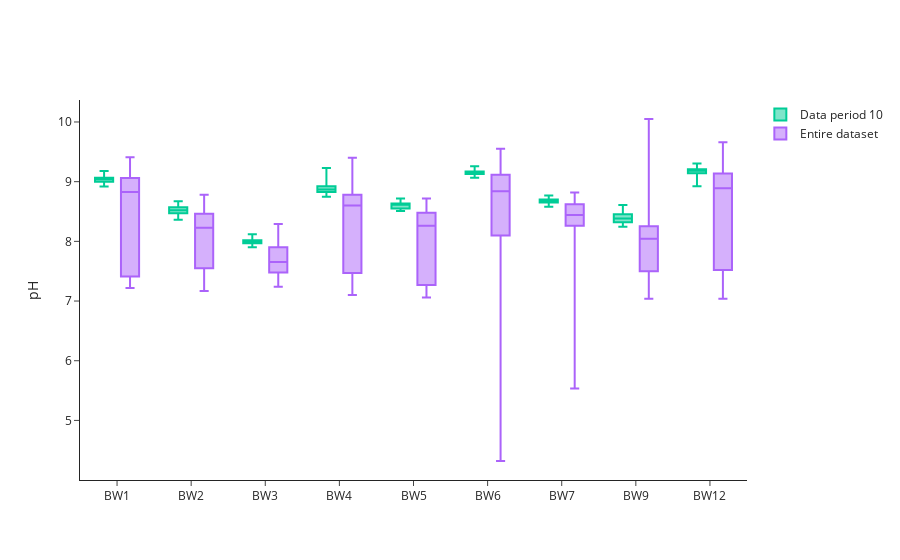

This figure's notebook cell:
### Markdown cell above
pH comparison between data period and entire dataset (2021-2024).

### Code cell
ph_df = wq_df[(wq_df['data_type'] == 'ph')].dropna(subset=['mean'])
ph_df.loc[(ph_df['mean'] < 4) | (ph_df['mean'] > 11), 'mean'] = np.nan
ph_period_stats = ph_df.groupby('bwfl_id')['mean'].describe(percentiles=[.01, .10, .25, .50, .75, .90, .99])
ph_dataset_stats = get_sensor_stats('ph', ph_df['bwfl_id'].unique())

fig = go.Figure()

for i, bwfl_id in enumerate(ph_period_stats.index):
    stats = ph_period_stats.loc[bwfl_id]

    if stats['count'] != 0:
        fig.add_trace(go.Box(
            x=[bwfl_id],
            lowerfence=[stats['min']],
            q1=[stats['25%']],
            median=[stats['50%']],
            q3=[stats['75%']],
            upperfence=[stats['max']],
            name=f'Data period {str(data_period).zfill(2)}',
            marker_color=default_colors[2],
            boxpoints=False,
            offsetgroup='temp_period_stats',
            showlegend=(i == 0)
        ))

for i, bwfl_id in enumerate(ph_dataset_stats.index):
    stats = ph_dataset_stats.loc[bwfl_id]

    if stats['count'] != 0:
        fig.add_trace(go.Box(
            x=[bwfl_id],
            lowerfence=[stats['min']],
            q1=[stats['25%']],
            median=[stats['50%']],
            q3=[stats['75%']],
            upperfence=[stats['max']],
            name='Entire dataset',
            marker_color=default_colors[3],
            boxpoints=False,
            offsetgroup='temp_dataset_stats',
            showlegend=(i == 0)
        ))

fig.update_layout(
    yaxis_title='pH',
    xaxis_title='',
    xaxis=dict(
        tickmode='array',
        tickvals=sorted(ph_df['bwfl_id'].unique(), key=lambda x: int(x[2:])),
        ticktext=sorted(ph_df['bwfl_id'].unique(), key=lambda x: int(x[2:])),
        categoryorder='array',
        categoryarray=sorted(ph_df['bwfl_id'].unique(), key=lambda x: int(x[2:]))
    ),
    legend_title_text='',
    template='simple_white',
    boxmode='group',
    height=450,
)

fig.show()

### Figure 1 — Plotly figure (JSON) as saved in the notebook; plotly's stock layout.template omitted (floating-point values rounded to 4 significant figures)
{"data": [{"boxpoints": false, "lowerfence": [8.92], "marker": {"color": "#00CC96"}, "median": [9.04], "name": "Data period 10", "offsetgroup": "temp_period_stats", "q1": [9], "q3": [9.067], "showlegend": true, "type": "box", "upperfence": [9.18], "x": ["BW1"]}, {"boxpoints": false, "lowerfence": [8.923], "marker": {"color": "#00CC96"}, "median": [9.183], "name": "Data period 10", "offsetgroup": "temp_period_stats", "q1": [9.14], "q3": [9.21], "showlegend": false, "type": "box", "upperfence": [9.303], "x": ["BW12"]}, {"boxpoints": false, "lowerfence": [8.36], "marker": {"color": "#00CC96"}, "median": [8.52], "name": "Data period 10", "offsetgroup": "temp_period_stats", "q1": [8.47], "q3": [8.57], "showlegend": false, "type": "box", "upperfence": [8.67], "x": ["BW2"]}, {"boxpoints": false, "lowerfence": [7.9], "marker": {"color": "#00CC96"}, "median": [8], "name": "Data period 10", "offsetgroup": "temp_period_stats", "q1": [7.969], "q3": [8.02], "showlegend": false, "type": "box", "upperfence": [8.12], "x": ["BW3"]}, {"boxpoints": false, "lowerfence": [8.747], "marker": {"color": "#00CC96"}, "median": [8.87], "name": "Data period 10", "offsetgroup": "temp_period_stats", "q1": [8.827], "q3": [8.923], "showlegend": false, "type": "box", "upperfence": [9.23], "x": ["BW4"]}, {"boxpoints": false, "lowerfence": [8.507], "marker": {"color": "#00CC96"}, "median": [8.613], "name": "Data period 10", "offsetgroup": "temp_period_stats", "q1": [8.553], "q3": [8.633], "showlegend": false, "type": "box", "upperfence": [8.72], "x": ["BW5"]}, {"boxpoints": false, "lowerfence": [9.067], "marker": {"color": "#00CC96"}, "median": [9.16], "name": "Data period 10", "offsetgroup": "temp_period_stats", "q1": [9.13], "q3": [9.17], "showlegend": false, "type": "box", "upperfence": [9.26], "x": ["BW6"]}, {"boxpoints": false, "lowerfence": [8.58], "marker": {"color": "#00CC96"}, "median": [8.68], "name": "Data period 10", "offsetgroup": "temp_period_stats", "q1": [8.65], "q3": [8.7], "showlegend": false, "type": "box", "upperfence": [8.77], "x": ["BW7"]}, {"boxpoints": false, "lowerfence": [8.243], "marker": {"color": "#00CC96"}, "median": [8.385], "name": "Data period 10", "offsetgroup": "temp_period_stats", "q1": [8.318], "q3": [8.456], "showlegend": false, "type": "box", "upperfence": [8.61], "x": ["BW9"]}, {"boxpoints": false, "lowerfence": [7.22], "marker": {"color": "#AB63FA"}, "median": [8.827], "name": "Entire dataset", "offsetgroup": "temp_dataset_stats", "q1": [7.41], "q3": [9.06], "showlegend": true, "type": "box", "upperfence": [9.41], "x": ["BW1"]}, {"boxpoints": false, "lowerfence": [7.04], "marker": {"color": "#AB63FA"}, "median": [8.89], "name": "Entire dataset", "offsetgroup": "temp_dataset_stats", "q1": [7.52], "q3": [9.137], "showlegend": false, "type": "box", "upperfence": [9.66], "x": ["BW12"]}, {"boxpoints": false, "lowerfence": [7.17], "marker": {"color": "#AB63FA"}, "median": [8.23], "name": "Entire dataset", "offsetgroup": "temp_dataset_stats", "q1": [7.55], "q3": [8.463], "showlegend": false, "type": "box", "upperfence": [8.78], "x": ["BW2"]}, {"boxpoints": false, "lowerfence": [7.24], "marker": {"color": "#AB63FA"}, "median": [7.653], "name": "Entire dataset", "offsetgroup": "temp_dataset_stats", "q1": [7.48], "q3": [7.9], "showlegend": false, "type": "box", "upperfence": [8.29], "x": ["BW3"]}, {"boxpoints": false, "lowerfence": [7.1], "marker": {"color": "#AB63FA"}, "median": [8.6], "name": "Entire dataset", "offsetgroup": "temp_dataset_stats", "q1": [7.47], "q3": [8.78], "showlegend": false, "type": "box", "upperfence": [9.4], "x": ["BW4"]}, {"boxpoints": false, "lowerfence": [7.06], "marker": {"color": "#AB63FA"}, "median": [8.26], "name": "Entire dataset", "offsetgroup": "temp_dataset_stats", "q1": [7.27], "q3": [8.48], "showlegend": false, "type": "box", "upperfence": [8.72], "x": ["BW5"]}, {"boxpoints": false, "lowerfence": [4.32], "marker": {"color": "#AB63FA"}, "median": [8.84], "name": "Entire dataset", "offsetgroup": "temp_dataset_stats", "q1": [8.1], "q3": [9.117], "showlegend": false, "type": "box", "upperfence": [9.55], "x": ["BW6"]}, {"boxpoints": false, "lowerfence": [5.533], "marker": {"color": "#AB63FA"}, "median": [8.44], "name": "Entire dataset", "offsetgroup": "temp_dataset_stats", "q1": [8.26], "q3": [8.62], "showlegend": false, "type": "box", "upperfence": [8.82], "x": ["BW7"]}, {"boxpoints": false, "lowerfence": [7.04], "marker": {"color": "#AB63FA"}, "median": [8.042], "name": "Entire dataset", "offsetgroup": "temp_dataset_stats", "q1": [7.5], "q3": [8.254], "showlegend": false, "type": "box", "upperfence": [10.05], "x": ["BW9"]}], "layout": {"autosize": true, "boxmode": "group", "legend": {"title": {"text": ""}}, "xaxis": {"autorange": true, "categoryarray": ["BW1", "BW2", "BW3", "BW4", "BW5", "BW6", "BW7", "BW9", "BW12"], "categoryorder": "array", "range": [-0.5, 8.5], "tickmode": "array", "ticktext": ["BW1", "BW2", "BW3", "BW4", "BW5", "BW6", "BW7", "BW9", "BW12"], "tickvals": ["BW1", "BW2", "BW3", "BW4", "BW5", "BW6", "BW7", "BW9", "BW12"], "title": {"text": ""}, "type": "category"}, "yaxis": {"autorange": true, "range": [4.002, 10.37], "title": {"text": "pH"}}}}
